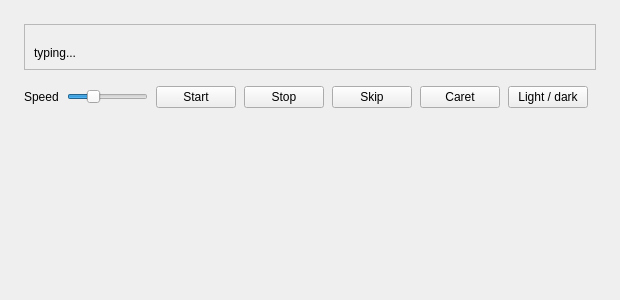
<?xml version='1.0' encoding='utf-8'?>
<ui version="4.0">
 <class>MainWindow</class>
 <widget class="QMainWindow" name="MainWindow">
  <property name="geometry">
   <rect>
    <x>0</x>
    <y>0</y>
    <width>620</width>
    <height>300</height>
   </rect>
  </property>
  <property name="windowTitle">
   <string>QCustomTypewriterText</string>
  </property>
  <widget class="QWidget" name="centralwidget">
   <layout class="QVBoxLayout" name="mainLayout">
    <property name="spacing">
     <number>16</number>
    </property>
    <property name="leftMargin">
     <number>24</number>
    </property>
    <property name="topMargin">
     <number>24</number>
    </property>
    <property name="rightMargin">
     <number>24</number>
    </property>
    <property name="bottomMargin">
     <number>24</number>
    </property>
    <item>
     <widget class="QFrame" name="typerCard">
      <property name="frameShape">
       <enum>QFrame::StyledPanel</enum>
      </property>
      <layout class="QVBoxLayout" name="typerCardLayout">
       <property name="spacing">
        <number>12</number>
       </property>
       <item>
        <widget class="QCustomTypewriterText" name="typewriterText">
         <property name="typeSpeed" stdset="0">
          <number>65</number>
         </property>
        </widget>
       </item>
       <item>
        <widget class="QLabel" name="statusLabel">
         <property name="text">
          <string>typing...</string>
         </property>
        </widget>
       </item>
      </layout>
     </widget>
    </item>
    <item>
     <layout class="QHBoxLayout" name="controlsRow">
      <property name="spacing">
       <number>8</number>
      </property>
      <item>
       <widget class="QLabel" name="speedLabel">
        <property name="text">
         <string>Speed</string>
        </property>
       </widget>
      </item>
      <item>
       <widget class="QSlider" name="speedSlider">
        <property name="minimum">
         <number>10</number>
        </property>
        <property name="maximum">
         <number>200</number>
        </property>
        <property name="value">
         <number>65</number>
        </property>
        <property name="orientation">
         <enum>Qt::Horizontal</enum>
        </property>
       </widget>
      </item>
      <item>
       <widget class="QPushButton" name="startButton">
        <property name="text">
         <string>Start</string>
        </property>
       </widget>
      </item>
      <item>
       <widget class="QPushButton" name="stopButton">
        <property name="text">
         <string>Stop</string>
        </property>
       </widget>
      </item>
      <item>
       <widget class="QPushButton" name="skipButton">
        <property name="text">
         <string>Skip</string>
        </property>
       </widget>
      </item>
      <item>
       <widget class="QPushButton" name="caretButton">
        <property name="text">
         <string>Caret</string>
        </property>
       </widget>
      </item>
      <item>
       <widget class="QPushButton" name="themeButton">
        <property name="text">
         <string>Light / dark</string>
        </property>
       </widget>
      </item>
      <item>
       <spacer name="controlsSpacer">
        <property name="orientation">
         <enum>Qt::Horizontal</enum>
        </property>
        <property name="sizeHint" stdset="0">
         <size>
          <width>10</width>
          <height>10</height>
         </size>
        </property>
       </spacer>
      </item>
     </layout>
    </item>
    <item>
     <spacer name="bottomSpacer">
      <property name="orientation">
       <enum>Qt::Vertical</enum>
      </property>
      <property name="sizeHint" stdset="0">
       <size>
        <width>10</width>
        <height>10</height>
       </size>
      </property>
     </spacer>
    </item>
   </layout>
  </widget>
 </widget>
 <customwidgets>
  <customwidget>
   <class>QCustomTypewriterText</class>
   <extends>QWidget</extends>
   <header location="global">Custom_Widgets.QCustomTypewriterText.h</header>
  </customwidget>
 <customwidget><class>QPushButton</class><extends>QPushButton</extends><header location="global">Custom_Widgets.Theme.h</header><container>1</container></customwidget><customwidget><class>QLabel</class><extends>QLabel</extends><header location="global">Custom_Widgets.Theme.h</header><container>1</container></customwidget></customwidgets>
 <connections />
</ui>
